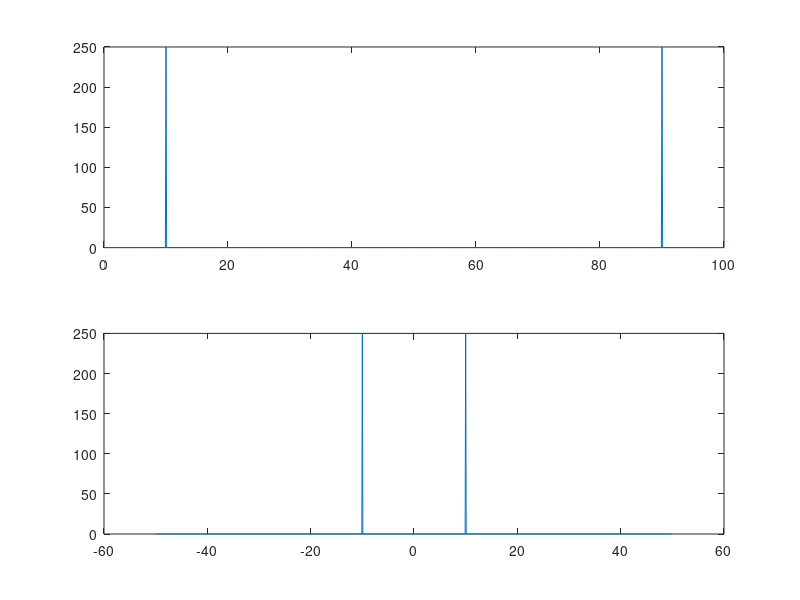

Here is the MATLAB script that generated this plot: (Note: this script raises an error after producing the figure.)
close all; clear all;
fs = 100;               % sampling frequency
t = 0:(1/fs):(10-1/fs); % time vector
S = cos(2*pi*10*t);
n = length(S);
X = fft(S);
f = (0:n-1)*(fs/n);     %frequency range
power = abs(X).^2/n;    %power
figure; subplot(2,1,1); plot(f,power)

Y = fftshift(X);
fshift = (-n/2:n/2-1)*(fs/n); % zero-centered frequency range
powershift = abs(Y).^2/n;     % zero-centered power
subplot(2,1,2); plot(fshift,powershift)

%% Wavelet QMF
% Load scaling filter associated with an orthogonal wavelet. 
wtype = 'db2';
[low_d,high_d,low_r,high_r] = wfilters(wtype);

db = dbwavf(wtype);
subplot(321); stem(db); title(sprintf('%s low-pass filter', wtype));

% Compute the quadrature mirror filter. 
qmfdb = qmf(db); 
subplot(322); stem(qmfdb); title(sprintf('QMF %s filter', wtype));

% Check for frequency condition (necessary for orthogonality):
% abs(fft(filter))^2 + abs(fft(qmf(filter))^2 = 1 at each 
% frequency. 
m = fft(db); 
mt = fft(qmfdb); 
freq = [1:length(db)]/length(db); 
subplot(323); plot(freq,abs(m)); 
title(sprintf('Transfer modulus of %s', wtype))
subplot(324); plot(freq,abs(mt)); 
title(sprintf('Transfer modulus of QMF %s', wtype))
subplot(325); plot(freq,abs(m).^2 + abs(mt).^2); 
title(sprintf('Check QMF condition for %s and QMF %s', wtype, wtype)) 
xlabel(sprintf(' abs(fft(%s))^2 + abs(fft(qmf(%s))^2 = 1', wtype, wtype))
axis([0 1 0 2])

% Editing some graphical properties,
% the following figure is generated.

% Check for orthonormality. 
df = [db;qmfdb]*sqrt(2); 
id = df*df'